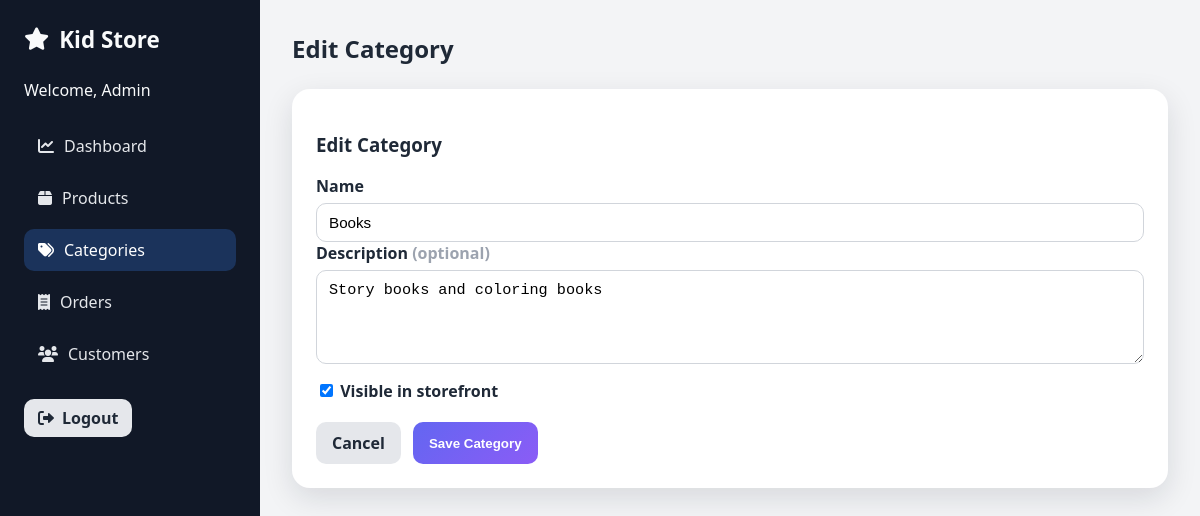
Page /backend/pages/category_form.php?id=3 (signed in) on the committed database.
### tables this page shows
CREATE TABLE IF NOT EXISTS `tbl_categories` (
  `category_id` int NOT NULL AUTO_INCREMENT,
  `category_name` varchar(50) NOT NULL,
  `description` text,
  `created_at` datetime DEFAULT NULL,
  `updated_at` datetime DEFAULT NULL,
  `is_active` tinyint(1) DEFAULT '1',
  PRIMARY KEY (`category_id`)
);

### includes/admin.php (called while the page is built, shortened)
<?php
function kidstore_admin_fetch_category(int $categoryId): ?array
{
    $pdo = kidstore_get_pdo();
    $stmt = $pdo->prepare('SELECT category_id, category_name, description, is_active FROM tbl_categories WHERE category_id = :category_id LIMIT 1');
    $stmt->execute(['category_id' => $categoryId]);
    $category = $stmt->fetch();
    return $category ?: null;
}

### backend/pages/category_form.php (the view, shortened to what this page needs)
<?php
$categoryId = isset($_GET['id']) ? (int) $_GET['id'] : null;
$isEdit = $categoryId !== null;
$category = [
    'category_name' => '',
    'description' => '',
    'is_active' => 1,
];
if ($isEdit) {
    $pageTitle = 'Edit Category';
    $existing = kidstore_admin_fetch_category($categoryId);
    $category = array_merge($category, $existing);
}
include __DIR__ . '/../includes/header.php';
?>
<div class="admin-card">
    <h3><?= htmlspecialchars($pageTitle) ?></h3>
    <form method="post">
        <div class="form-group">
            <label for="category_name">Name</label>
            <input type="text" id="category_name" name="category_name" value="<?= htmlspecialchars($category['category_name']) ?>" maxlength="<?= (int) KIDSTORE_ADMIN_CATEGORY_NAME_MAX_LENGTH ?>" required />
        </div>
        <div class="form-group">
            <label for="description">Description <span style="color:#9ca3af;">(optional)</span></label>
            <textarea id="description" name="description" rows="4" maxlength="<?= (int) KIDSTORE_ADMIN_CATEGORY_DESCRIPTION_MAX_LENGTH ?>"><?= htmlspecialchars($category['description']) ?></textarea>
        </div>
        <div class="form-group" style="margin:16px 0;">
            <label><input type="checkbox" name="is_active" value="1" <?= !empty($category['is_active']) ? 'checked' : '' ?> /> Visible in storefront</label>
        </div>
        <div class="form-actions">
            <a href="<?php echo $prefix; ?>pages/categories.php" class="button secondary">Cancel</a>
            <button type="submit" class="button primary">Save Category</button>
        </div>
    </form>
</div>
<?php include __DIR__ . '/../includes/footer.php'; ?>

### backend/assets/admin.css (style rules this page uses)
* { box-sizing: border-box; }
body { margin: 0; font-family: 'Segoe UI', Arial, sans-serif; background: #f3f4f6; color: #1f2937; }
a { color: inherit; }
.admin-card { background: #fff; border-radius: 18px; padding: 24px; box-shadow: 0 10px 30px rgba(15, 23, 42, 0.12); margin-bottom: 24px; }
.button { display: inline-flex; align-items: center; gap: 8px; padding: 10px 16px; border-radius: 10px; border: none; cursor: pointer; font-weight: 600; text-decoration: none; transition: transform 0.2s ease; }
.button.primary { background: linear-gradient(135deg, #6366f1, #8b5cf6); color: #fff; }
.button.secondary { background: #e5e7eb; color: #1f2937; }
.form-group { display: flex; flex-direction: column; gap: 6px; }
.form-group label { font-weight: 600; }
.form-group input, .form-group select, .form-group textarea { padding: 10px 12px; border-radius: 10px; border: 1px solid #d1d5db; font-size: 0.95rem; }
.form-actions { margin-top: 20px; display: flex; gap: 12px; }

### rows in the picture
tbl_categories: category_name "Books", description "Story books and coloring books", is_active "☑"

### other values in the picture
$adminName "Admin"
$pageTitle "Edit Category"
